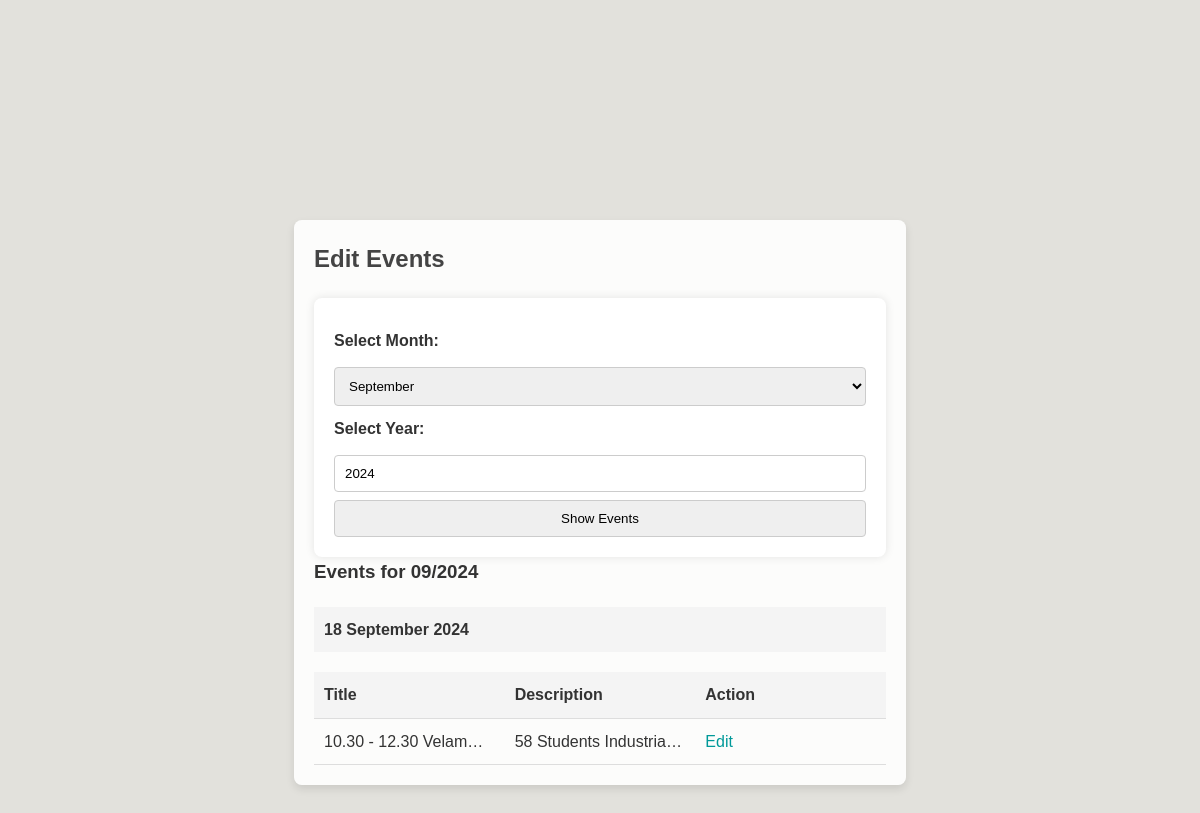
The app's page /edit_events (signed in) with its own data.
### app/models.py (models this page shows)
class Event(db.Model):
    id = db.Column(db.Integer, primary_key=True)
    title = db.Column(db.String(100), nullable=False)
    date = db.Column(db.Date, nullable=False)
    description = db.Column(db.String(200))

### app/routes.py (the view, shortened to what this page needs)
@app.route('/edit_events', methods=['GET', 'POST'])
@login_required
def edit_events():
    current_month = datetime.now().strftime('%m')
    current_year = datetime.now().year
    start_date = datetime.strptime(f"{current_year}-{current_month}-01", '%Y-%m-%d')
    end_date = (start_date + timedelta(days=31)).replace(day=1) - timedelta(days=1)
    events = Event.query.filter(Event.date >= start_date, Event.date <= end_date).all()
    grouped_events = defaultdict(list)
    for event in events:
        grouped_events[event.date].append(event)
    return render_template('edit_events.html', grouped_events=grouped_events, selected_month=current_month, selected_year=current_year, current_year=current_year)

### app/__init__.py (called while the page is built)
@login_manager.user_loader
def load_user(user_id):
    return User.query.get(int(user_id))

### app/templates/edit_events.html (shortened to what this page needs)
{% extends 'base_cal.html' %}
{% block content %}
<div class="edit-form">
    <h2>Edit Events</h2>
    <form method="POST">
        <label for="month">Select Month:</label>
        <select id="month" name="month" required>
            <option value="09" {% if selected_month == '09' %}selected{% endif %}>September</option>
        </select>
        <label for="year">Select Year:</label>
        <input type="number" id="year" name="year" min="2020" value="{{ selected_year }}" required>
        <input type="submit" value="Show Events">
    </form>
    {% if grouped_events %}
    <h3>Events for {{ selected_month }}/{{ selected_year }}</h3>
    {% for date, events in grouped_events.items() %}
        <div class="date-heading">{{ date.strftime('%d %B %Y') }}</div>
        <table>
            <thead>
                <tr>
                    <th>Title</th>
                    <th>Description</th>
                    <th>Action</th>
                </tr>
            </thead>
            <tbody>
                {% for event in events %}
                <tr>
                    <td>{{ event.title }}</td>
                    <td>{{ event.description }}</td>
                    <td>
                        <a href="{{ url_for('edit_event', event_id=event.id) }}">Edit</a>
                    </td>
                </tr>
                {% endfor %}
            </tbody>
        </table>
    {% endfor %}
    {% endif %}
</div>
{% endblock %}

### app/static/css/style_cal.css (style rules this page uses)
body, h1, h2, h3, p, form { margin: 0; padding: 0; }
body { font-family: Arial, sans-serif; background-color: #f4f4f9; color: #333; line-height: 1.6; }
h1, h2 { color: #444; margin-bottom: 20px; }
form { background: #fff; padding: 20px; border-radius: 8px; box-shadow: 0 0 10px rgba(0, 0, 0, 0.1); }
label { display: block; margin-bottom: 5px; font-weight: bold; }
:root { --primary-clr: #009999; }
* { margin: 0; padding: 0; box-sizing: border-box; font-family: "Poppins", sans-serif; }
body { position: relative; min-height: 100vh; display: flex; align-items: center; justify-content: center; padding-bottom: 30px; background-color: #e2e1dc; }

### app/templates/edit_events.html (style rules this page uses)
.edit-form { background-color: rgba(255, 255, 255, 0.9); padding: 20px; border-radius: 8px; box-shadow: 0 4px 8px rgba(0, 0, 0, 0.1); width: 90%; max-width: 800px; margin: 20px auto; }
h2 { margin-bottom: 20px; }
label { display: block; margin-top: 10px; }
select, input[type="number"], input[type="submit"] { margin-top: 8px; padding: 10px; width: 100%; border: 1px solid #ccc; border-radius: 4px; }
table { width: 100%; border-collapse: collapse; margin-top: 20px; table-layout: fixed; }
th, td { padding: 10px; text-align: left; border-bottom: 1px solid #ddd; white-space: nowrap; }
th { background-color: #f4f4f4; font-weight: bold; }
td { text-overflow: ellipsis; overflow: hidden; }
a { color: #009999; text-decoration: none; }
.date-heading { background-color: #f4f4f4; padding: 10px; margin-top: 20px; font-weight: bold; }

### records on screen
Event: strftime "18 September 2024", title "10.30 - 12.30 Velam…", description "58 Students Industrial…"
